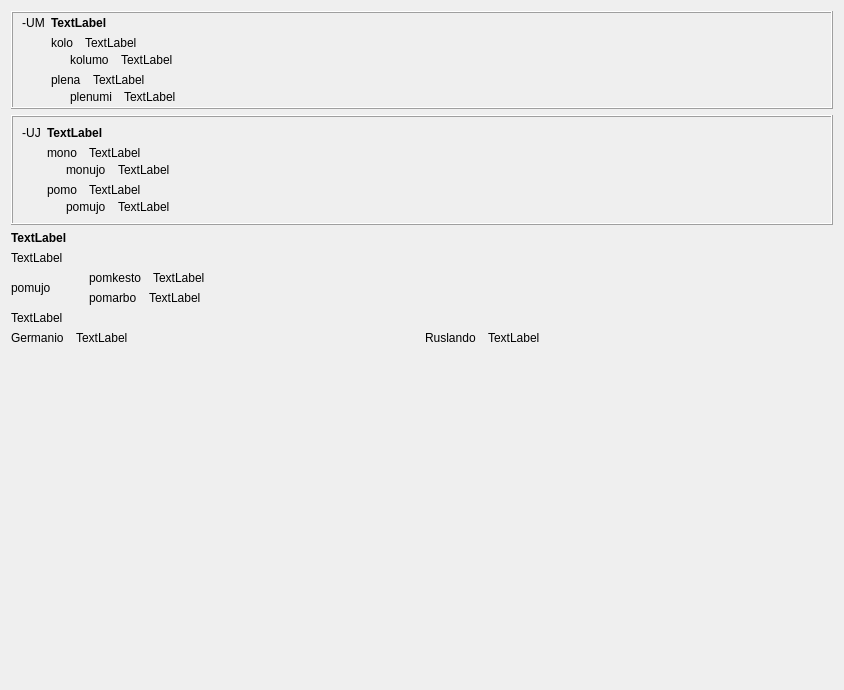
         <widget class="QWidget" name="scrollAreaWidgetContents_6">
          <property name="geometry">
           <rect>
            <x>0</x>
            <y>0</y>
            <width>844</width>
            <height>690</height>
           </rect>
          </property>
          <layout class="QVBoxLayout" name="verticalLayout_50">
           <item>
            <widget class="QFrame" name="frame_35">
             <property name="frameShape">
              <enum>QFrame::Box</enum>
             </property>
             <property name="frameShadow">
              <enum>QFrame::Raised</enum>
             </property>
             <layout class="QHBoxLayout" name="horizontalLayout_55">
              <property name="topMargin">
               <number>3</number>
              </property>
              <property name="bottomMargin">
               <number>3</number>
              </property>
              <item>
               <widget class="QLabel" name="label_301">
                <property name="text">
                 <string>-UM</string>
                </property>
                <property name="alignment">
                 <set>Qt::AlignHCenter|Qt::AlignTop</set>
                </property>
                <property name="tipo" stdset="0">
                 <string>afikso</string>
                </property>
               </widget>
              </item>
              <item>
               <layout class="QVBoxLayout" name="verticalLayout_408">
                <item>
                 <widget class="QLabel" name="Lec09_Label709">
                  <property name="sizePolicy">
                   <sizepolicy hsizetype="Preferred" vsizetype="Maximum">
                    <horstretch>0</horstretch>
                    <verstretch>0</verstretch>
                   </sizepolicy>
                  </property>
                  <property name="styleSheet">
                   <string notr="true">font-weight: bold;</string>
                  </property>
                  <property name="text">
                   <string>TextLabel</string>
                  </property>
                  <property name="wordWrap">
                   <bool>true</bool>
                  </property>
                 </widget>
                </item>
                <item>
                 <layout class="QVBoxLayout" name="verticalLayout_31">
                  <item>
                   <layout class="QVBoxLayout" name="verticalLayout_409">
                    <property name="spacing">
                     <number>3</number>
                    </property>
                    <item>
                     <layout class="QHBoxLayout" name="horizontalLayout_661">
                      <property name="spacing">
                       <number>12</number>
                      </property>
                      <item>
                       <widget class="neklakebla_nova" name="Lec09_Button668">
                        <property name="text">
                         <string>kolo</string>
                        </property>
                       </widget>
                      </item>
                      <item>
                       <widget class="QLabel" name="Lec09_Label710">
                        <property name="sizePolicy">
                         <sizepolicy hsizetype="Expanding" vsizetype="Preferred">
                          <horstretch>0</horstretch>
                          <verstretch>0</verstretch>
                         </sizepolicy>
                        </property>
                        <property name="text">
                         <string>TextLabel</string>
                        </property>
                        <property name="wordWrap">
                         <bool>true</bool>
                        </property>
                       </widget>
                      </item>
                     </layout>
                    </item>
                    <item>
                     <layout class="QHBoxLayout" name="horizontalLayout_662">
                      <property name="spacing">
                       <number>12</number>
                      </property>
                      <item>
                       <widget class="label_sago_reversa" name="label_412">
                        <property name="sizePolicy">
                         <sizepolicy hsizetype="Maximum" vsizetype="Preferred">
                          <horstretch>0</horstretch>
                          <verstretch>0</verstretch>
                         </sizepolicy>
                        </property>
                        <property name="text">
                         <string/>
                        </property>
                        <property name="pixmap">
                         <pixmap resource="ikonoj.qrc">:/ikonoj/sago_revena.png</pixmap>
                        </property>
                       </widget>
                      </item>
                      <item>
                       <widget class="neklakebla_nova" name="Lec09_Button669">
                        <property name="text">
                         <string>kolumo</string>
                        </property>
                       </widget>
                      </item>
                      <item>
                       <widget class="QLabel" name="Lec09_Label711">
                        <property name="sizePolicy">
                         <sizepolicy hsizetype="Expanding" vsizetype="Preferred">
                          <horstretch>0</horstretch>
                          <verstretch>0</verstretch>
                         </sizepolicy>
                        </property>
                        <property name="text">
                         <string>TextLabel</string>
                        </property>
                        <property name="wordWrap">
                         <bool>true</bool>
                        </property>
                       </widget>
                      </item>
                     </layout>
                    </item>
                   </layout>
                  </item>
                  <item>
                   <layout class="QVBoxLayout" name="verticalLayout_410">
                    <property name="spacing">
                     <number>3</number>
                    </property>
                    <item>
                     <layout class="QHBoxLayout" name="horizontalLayout_663">
                      <property name="spacing">
                       <number>12</number>
                      </property>
                      <item>
                       <widget class="neklakebla_nova" name="Lec09_Button69">
                        <property name="text">
                         <string>plena</string>
                        </property>
                       </widget>
                      </item>
                      <item>
                       <widget class="QLabel" name="Lec09_Label70">
                        <property name="sizePolicy">
                         <sizepolicy hsizetype="Expanding" vsizetype="Preferred">
                          <horstretch>0</horstretch>
                          <verstretch>0</verstretch>
                         </sizepolicy>
                        </property>
                        <property name="text">
                         <string>TextLabel</string>
                        </property>
                        <property name="wordWrap">
                         <bool>true</bool>
                        </property>
                       </widget>
                      </item>
                     </layout>
                    </item>
                    <item>
                     <layout class="QHBoxLayout" name="horizontalLayout_664">
                      <property name="spacing">
                       <number>12</number>
                      </property>
                      <item>
                       <widget class="label_sago_reversa" name="label_413">
                        <property name="sizePolicy">
                         <sizepolicy hsizetype="Maximum" vsizetype="Preferred">
                          <horstretch>0</horstretch>
                          <verstretch>0</verstretch>
                         </sizepolicy>
                        </property>
                        <property name="text">
                         <string/>
                        </property>
                        <property name="pixmap">
                         <pixmap resource="ikonoj.qrc">:/ikonoj/sago_revena.png</pixmap>
                        </property>
                       </widget>
                      </item>
                      <item>
                       <widget class="neklakebla_nova" name="Lec09_Button70">
                        <property name="text">
                         <string>plenumi</string>
                        </property>
                       </widget>
                      </item>
                      <item>
                       <widget class="QLabel" name="Lec09_Label71">
                        <property name="sizePolicy">
                         <sizepolicy hsizetype="Expanding" vsizetype="Preferred">
                          <horstretch>0</horstretch>
                          <verstretch>0</verstretch>
                         </sizepolicy>
                        </property>
                        <property name="text">
                         <string>TextLabel</string>
                        </property>
                        <property name="wordWrap">
                         <bool>true</bool>
                        </property>
                       </widget>
                      </item>
                     </layout>
                    </item>
                   </layout>
                  </item>
                 </layout>
                </item>
               </layout>
              </item>
             </layout>
            </widget>
           </item>
           <item>
            <widget class="QFrame" name="frame_34">
             <property name="frameShape">
              <enum>QFrame::Box</enum>
             </property>
             <property name="frameShadow">
              <enum>QFrame::Raised</enum>
             </property>
             <layout class="QHBoxLayout" name="horizontalLayout_7">
              <item>
               <widget class="QLabel" name="label_323">
                <property name="text">
                 <string>-UJ</string>
                </property>
                <property name="alignment">
                 <set>Qt::AlignHCenter|Qt::AlignTop</set>
                </property>
                <property name="tipo" stdset="0">
                 <string>afikso</string>
                </property>
               </widget>
              </item>
              <item>
               <layout class="QVBoxLayout" name="verticalLayout_397">
                <item>
                 <widget class="QLabel" name="Lec09_Label712">
                  <property name="sizePolicy">
                   <sizepolicy hsizetype="Preferred" vsizetype="Maximum">
                    <horstretch>0</horstretch>
                    <verstretch>0</verstretch>
                   </sizepolicy>
                  </property>
                  <property name="styleSheet">
                   <string notr="true">font-weight: bold;</string>
                  </property>
                  <property name="text">
                   <string>TextLabel</string>
                  </property>
                  <property name="wordWrap">
                   <bool>true</bool>
                  </property>
                 </widget>
                </item>
                <item>
                 <layout class="QVBoxLayout" name="verticalLayout_49">
                  <item>
                   <layout class="QVBoxLayout" name="verticalLayout_401">
                    <item>
                     <layout class="QVBoxLayout" name="verticalLayout_404">
                      <property name="spacing">
                       <number>3</number>
                      </property>
                      <item>
                       <layout class="QHBoxLayout" name="horizontalLayout_654">
                        <property name="spacing">
                         <number>12</number>
                        </property>
                        <item>
                         <widget class="neklakebla_nova" name="Lec09_Button670">
                          <property name="text">
                           <string>mono</string>
                          </property>
                         </widget>
                        </item>
                        <item>
                         <widget class="QLabel" name="Lec09_Label713">
                          <property name="sizePolicy">
                           <sizepolicy hsizetype="Expanding" vsizetype="Preferred">
                            <horstretch>0</horstretch>
                            <verstretch>0</verstretch>
                           </sizepolicy>
                          </property>
                          <property name="text">
                           <string>TextLabel</string>
                          </property>
                          <property name="wordWrap">
                           <bool>true</bool>
                          </property>
                         </widget>
                        </item>
                       </layout>
                      </item>
                      <item>
                       <layout class="QHBoxLayout" name="horizontalLayout_655">
                        <property name="spacing">
                         <number>12</number>
                        </property>
                        <item>
                         <widget class="label_sago_reversa" name="label_409">
                          <property name="sizePolicy">
                           <sizepolicy hsizetype="Maximum" vsizetype="Preferred">
                            <horstretch>0</horstretch>
                            <verstretch>0</verstretch>
                           </sizepolicy>
                          </property>
                          <property name="text">
                           <string/>
                          </property>
                          <property name="pixmap">
                           <pixmap resource="ikonoj.qrc">:/ikonoj/sago_revena.png</pixmap>
                          </property>
                         </widget>
                        </item>
                        <item>
                         <widget class="neklakebla_nova" name="Lec09_Button671">
                          <property name="text">
                           <string>monujo</string>
                          </property>
                         </widget>
                        </item>
                        <item>
                         <widget class="QLabel" name="Lec09_Label714">
                          <property name="sizePolicy">
                           <sizepolicy hsizetype="Expanding" vsizetype="Preferred">
                            <horstretch>0</horstretch>
                            <verstretch>0</verstretch>
                           </sizepolicy>
                          </property>
                          <property name="text">
                           <string>TextLabel</string>
                          </property>
                          <property name="wordWrap">
                           <bool>true</bool>
                          </property>
                         </widget>
                        </item>
                       </layout>
                      </item>
                     </layout>
                    </item>
                    <item>
                     <layout class="QVBoxLayout" name="verticalLayout_405">
                      <property name="spacing">
                       <number>3</number>
                      </property>
                      <item>
                       <layout class="QHBoxLayout" name="horizontalLayout_656">
                        <property name="spacing">
                         <number>12</number>
                        </property>
                        <item>
                         <widget class="neklakebla_nova" name="Lec09_Button672">
                          <property name="text">
                           <string>pomo</string>
                          </property>
                         </widget>
                        </item>
                        <item>
                         <widget class="QLabel" name="Lec09_Label715">
                          <property name="sizePolicy">
                           <sizepolicy hsizetype="Expanding" vsizetype="Preferred">
                            <horstretch>0</horstretch>
                            <verstretch>0</verstretch>
                           </sizepolicy>
                          </property>
                          <property name="text">
                           <string>TextLabel</string>
                          </property>
                          <property name="wordWrap">
                           <bool>true</bool>
                          </property>
                         </widget>
                        </item>
                       </layout>
                      </item>
                      <item>
                       <layout class="QHBoxLayout" name="horizontalLayout_657">
                        <property name="spacing">
                         <number>12</number>
                        </property>
                        <item>
                         <widget class="label_sago_reversa" name="label_410">
                          <property name="sizePolicy">
                           <sizepolicy hsizetype="Maximum" vsizetype="Preferred">
                            <horstretch>0</horstretch>
                            <verstretch>0</verstretch>
                           </sizepolicy>
                          </property>
                          <property name="text">
                           <string/>
                          </property>
                          <property name="pixmap">
                           <pixmap resource="ikonoj.qrc">:/ikonoj/sago_revena.png</pixmap>
                          </property>
                         </widget>
                        </item>
                        <item>
                         <widget class="neklakebla_nova" name="Lec09_Button73">
                          <property name="text">
                           <string>pomujo</string>
                          </property>
                         </widget>
                        </item>
                        <item>
                         <widget class="QLabel" name="Lec09_Label74">
                          <property name="sizePolicy">
                           <sizepolicy hsizetype="Expanding" vsizetype="Preferred">
                            <horstretch>0</horstretch>
                            <verstretch>0</verstretch>
                           </sizepolicy>
                          </property>
                          <property name="text">
                           <string>TextLabel</string>
                          </property>
                          <property name="wordWrap">
                           <bool>true</bool>
                          </property>
                         </widget>
                        </item>
                       </layout>
                      </item>
                     </layout>
                    </item>
                   </layout>
                  </item>
                 </layout>
                </item>
               </layout>
              </item>
             </layout>
            </widget>
           </item>
           <item>
            <layout class="QVBoxLayout" name="verticalLayout_7">
             <item>
              <widget class="QLabel" name="Lec09_Label75">
               <property name="sizePolicy">
                <sizepolicy hsizetype="Preferred" vsizetype="Maximum">
                 <horstretch>0</horstretch>
                 <verstretch>0</verstretch>
                </sizepolicy>
               </property>
               <property name="styleSheet">
                <string notr="true">font-weight: bold;</string>
               </property>
               <property name="text">
                <string>TextLabel</string>
               </property>
              </widget>
             </item>
             <item>
              <widget class="QLabel" name="Lec09_Label716">
               <property name="text">
                <string>TextLabel</string>
               </property>
               <property name="wordWrap">
                <bool>true</bool>
               </property>
              </widget>
             </item>
             <item>
              <layout class="QHBoxLayout" name="horizontalLayout_6">
               <item>
                <widget class="neklakebla_nova" name="Lec09_Button673">
                 <property name="text">
                  <string>pomujo</string>
                 </property>
                 <property name="wordWrap">
                  <bool>true</bool>
                 </property>
                </widget>
               </item>
               <item>
                <widget class="label_sago" name="label_8">
                 <property name="sizePolicy">
                  <sizepolicy hsizetype="Maximum" vsizetype="Preferred">
                   <horstretch>0</horstretch>
                   <verstretch>0</verstretch>
                  </sizepolicy>
                 </property>
                 <property name="text">
                  <string/>
                 </property>
                 <property name="pixmap">
                  <pixmap resource="ikonoj.qrc">:/ikonoj/sago_antauen.png</pixmap>
                 </property>
                </widget>
               </item>
               <item>
                <layout class="QVBoxLayout" name="verticalLayout">
                 <item>
                  <layout class="QHBoxLayout" name="horizontalLayout_2">
                   <property name="spacing">
                    <number>12</number>
                   </property>
                   <item>
                    <widget class="label_sago" name="label_9">
                     <property name="sizePolicy">
                      <sizepolicy hsizetype="Maximum" vsizetype="Preferred">
                       <horstretch>0</horstretch>
                       <verstretch>0</verstretch>
                      </sizepolicy>
                     </property>
                     <property name="text">
                      <string/>
                     </property>
                     <property name="pixmap">
                      <pixmap resource="ikonoj.qrc">:/ikonoj/sago_antauen.png</pixmap>
                     </property>
                    </widget>
                   </item>
                   <item>
                    <widget class="neklakebla_nova" name="Lec09_Button674">
                     <property name="text">
                      <string>pomkesto</string>
                     </property>
                     <property name="wordWrap">
                      <bool>true</bool>
                     </property>
                    </widget>
                   </item>
                   <item>
                    <widget class="QLabel" name="Lec09_Label78">
                     <property name="sizePolicy">
                      <sizepolicy hsizetype="Expanding" vsizetype="Preferred">
                       <horstretch>0</horstretch>
                       <verstretch>0</verstretch>
                      </sizepolicy>
                     </property>
                     <property name="text">
                      <string>TextLabel</string>
                     </property>
                     <property name="wordWrap">
                      <bool>true</bool>
                     </property>
                    </widget>
                   </item>
                  </layout>
                 </item>
                 <item>
                  <layout class="QHBoxLayout" name="horizontalLayout_3">
                   <property name="spacing">
                    <number>12</number>
                   </property>
                   <item>
                    <widget class="label_sago" name="label_10">
                     <property name="sizePolicy">
                      <sizepolicy hsizetype="Maximum" vsizetype="Preferred">
                       <horstretch>0</horstretch>
                       <verstretch>0</verstretch>
                      </sizepolicy>
                     </property>
                     <property name="text">
                      <string/>
                     </property>
                     <property name="pixmap">
                      <pixmap resource="ikonoj.qrc">:/ikonoj/sago_antauen.png</pixmap>
                     </property>
                    </widget>
                   </item>
                   <item>
                    <widget class="neklakebla_nova" name="Lec09_Button74">
                     <property name="text">
                      <string>pomarbo</string>
                     </property>
                     <property name="wordWrap">
                      <bool>true</bool>
                     </property>
                    </widget>
                   </item>
                   <item>
                    <widget class="QLabel" name="Lec09_Label79">
                     <property name="sizePolicy">
                      <sizepolicy hsizetype="Expanding" vsizetype="Preferred">
                       <horstretch>0</horstretch>
                       <verstretch>0</verstretch>
                      </sizepolicy>
                     </property>
                     <property name="text">
                      <string>TextLabel</string>
                     </property>
                     <property name="wordWrap">
                      <bool>true</bool>
                     </property>
                    </widget>
                   </item>
                  </layout>
                 </item>
                </layout>
               </item>
              </layout>
             </item>
             <item>
              <widget class="QLabel" name="Lec09_Label717">
               <property name="text">
                <string>TextLabel</string>
               </property>
               <property name="wordWrap">
                <bool>true</bool>
               </property>
              </widget>
             </item>
             <item>
              <layout class="QHBoxLayout" name="horizontalLayout_9">
               <item>
                <layout class="QHBoxLayout" name="horizontalLayout_4">
                 <property name="spacing">
                  <number>12</number>
                 </property>
                 <item>
                  <widget class="neklakebla_nova" name="Lec09_Button675">
                   <property name="text">
                    <string>Germanio</string>
                   </property>
                   <property name="wordWrap">
                    <bool>true</bool>
                   </property>
                  </widget>
                 </item>
                 <item>
                  <widget class="QLabel" name="Lec09_Label76">
                   <property name="sizePolicy">
                    <sizepolicy hsizetype="Expanding" vsizetype="Preferred">
                     <horstretch>0</horstretch>
                     <verstretch>0</verstretch>
                    </sizepolicy>
                   </property>
                   <property name="text">
                    <string>TextLabel</string>
                   </property>
                   <property name="wordWrap">
                    <bool>true</bool>
                   </property>
                  </widget>
                 </item>
                </layout>
               </item>
               <item>
                <layout class="QHBoxLayout" name="horizontalLayout_5">
                 <property name="spacing">
                  <number>12</number>
                 </property>
                 <item>
                  <widget class="neklakebla_nova" name="Lec09_Button676">
                   <property name="text">
                    <string>Ruslando</string>
                   </property>
                   <property name="wordWrap">
                    <bool>true</bool>
                   </property>
                  </widget>
                 </item>
                 <item>
                  <widget class="QLabel" name="Lec09_Label77">
                   <property name="sizePolicy">
                    <sizepolicy hsizetype="Expanding" vsizetype="Preferred">
                     <horstretch>0</horstretch>
                     <verstretch>0</verstretch>
                    </sizepolicy>
                   </property>
                   <property name="text">
                    <string>TextLabel</string>
                   </property>
                   <property name="wordWrap">
                    <bool>true</bool>
                   </property>
                  </widget>
                 </item>
                </layout>
               </item>
              </layout>
             </item>
            </layout>
           </item>
           <item>
            <spacer name="verticalSpacer_5">
             <property name="orientation">
              <enum>Qt::Vertical</enum>
             </property>
             <property name="sizeHint" stdset="0">
              <size>
               <width>20</width>
               <height>40</height>
              </size>
             </property>
            </spacer>
           </item>
          </layout>
         </widget>
